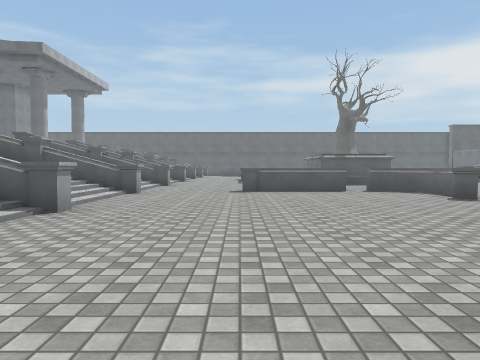
[1] (above)

16 first-person views from a walk through a scene from a Unity 3-D project. The camera is 1.2 m above the floor, tilts 2° down and sees 70° across. The floor is counted in squares, 2 m on a side. Each view is taken from the middle of a square. On the plan, view 1 faces up. The plan holds only what a view shows up to about 10 squares ahead; the rest is blank. The place goes on beyond the plan. The player is left out. Some animated figures are not drawn. Surface patterns are stand-ins for the level's own textures.

[2]
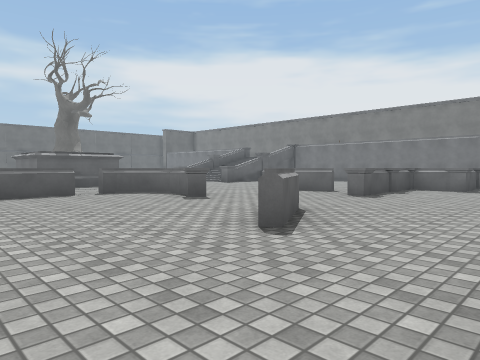

[3]
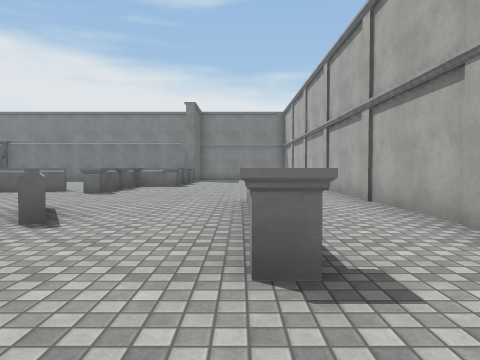

[4]
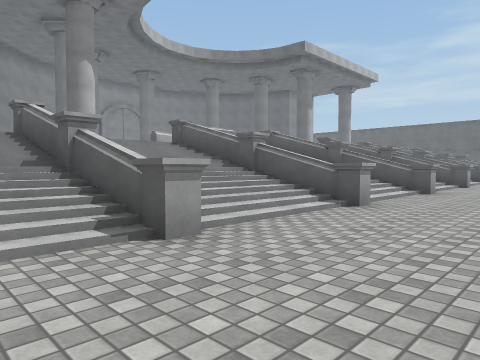

[5]
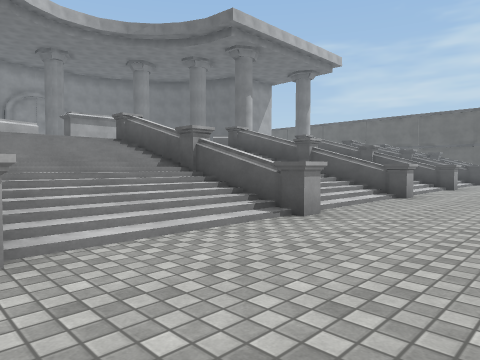

[6]
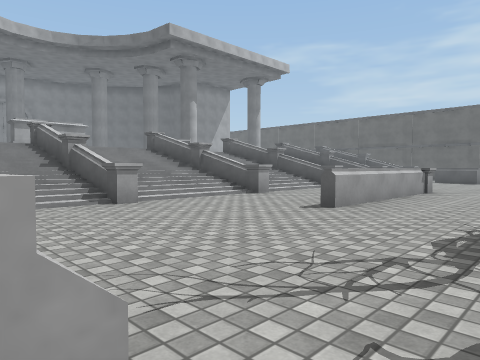

[7]
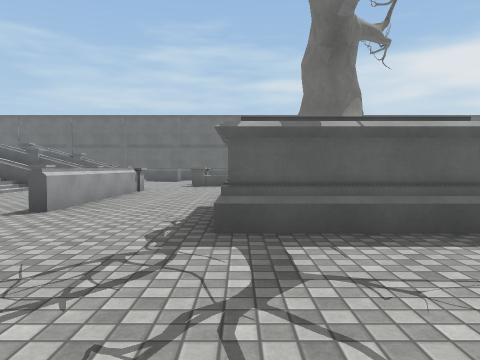

[8]
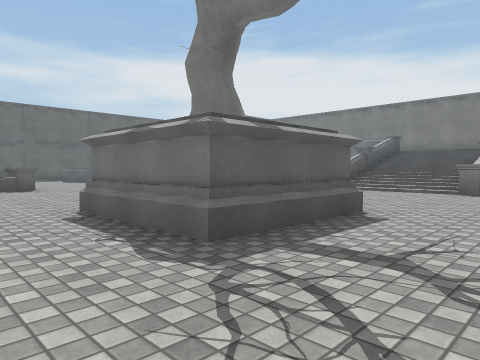

[9]
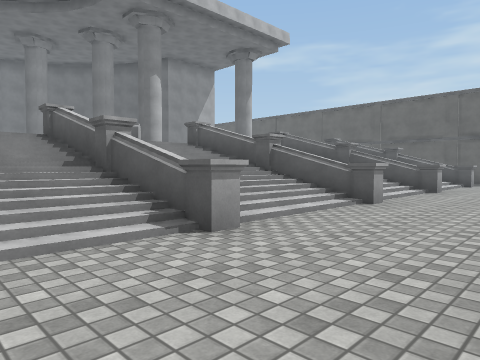

[10]
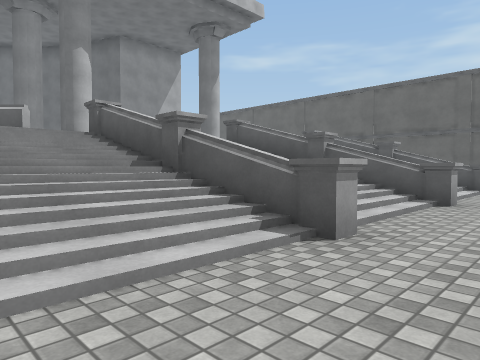

[11]
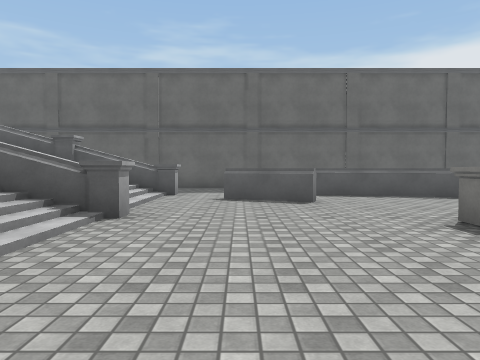

[12]
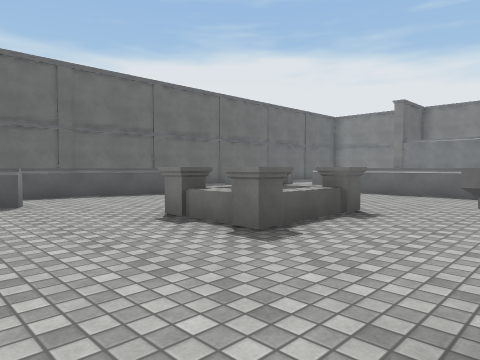

[13]
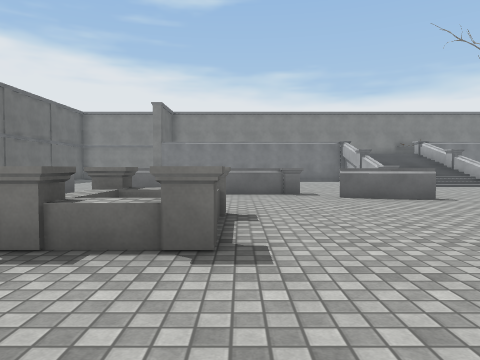

[14]
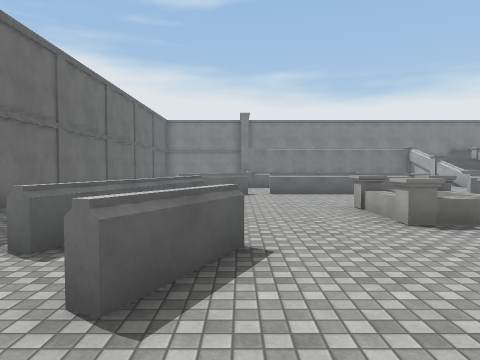

[15]
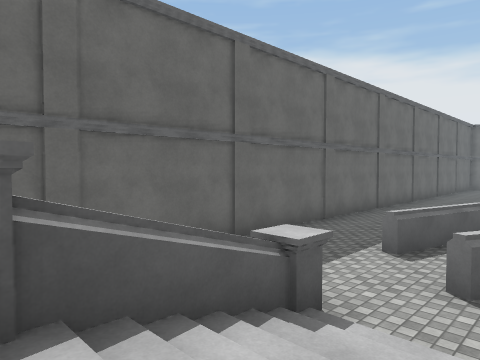

[16]
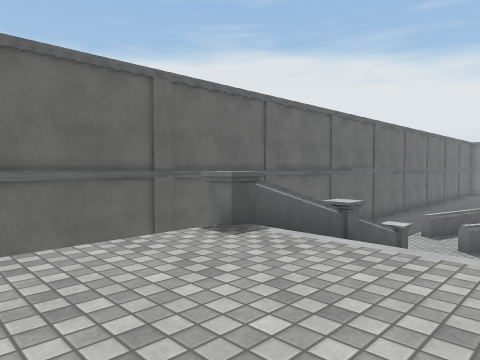

### Floor plan
Key: @ floor where view 1 was taken; # wall or solid block; . main floor; : floor 2.5 m higher than the main floor; / step, stairs or slope; = window, fence, low wall or low ledge; ^ raised ledge; T tree; O other object.
Columns run from 11 left of view 1 to 10 right of it. Each row starts with its distance up from view 1.
 29   #################
 28          .  .....
 27          ......
 26  ...O#O^O..=^
 25  :::/ ///.O#=^^= O
 24  :::/ / /.OO......O
 23  :::/   /..........
 22     O^O^O.........^
 21        //....^^...^
 20         /....^^...^
 19     O^O^O.........O
 18   O /////..O.....O.
 17  OO /////..^.....O
 16        //..^......
 15     O^O^O..^...  ...
 14     /////..^..TTT .../
 13     /////.....TTT .../
 12     O^O^O.....TTT....O
 11     /////............
 10 OO  /////.......
  9  O  /////..OOO.O
  8     O^O^O......OO..
  7     /////......O...O
  6     // //..........O
  5     O^O^O...........
  4     /////.....OO..OOOO
  3         /.....O......O
  2          ............
  1           ..O^^^^....
  0            @.....
 -1             .......
 -2              ########

Positions as (right, up) in squares from view 1, and headings:
1: (0, 0), facing up
2: (0, 1), facing up-right
3: (-1, 1), facing right
4: (0, 3), facing up-left
5: (0, 8), facing up-left
6: (3, 9), facing up-left
7: (3, 9), facing up
8: (1, 10), facing up-right
9: (0, 13), facing up-left
10: (-1, 16), facing up-left
11: (-1, 18), facing up
12: (-1, 18), facing up-right
13: (-1, 20), facing right
14: (-3, 24), facing right
15: (-5, 24), facing up-right
16: (-10, 23), facing up-right
